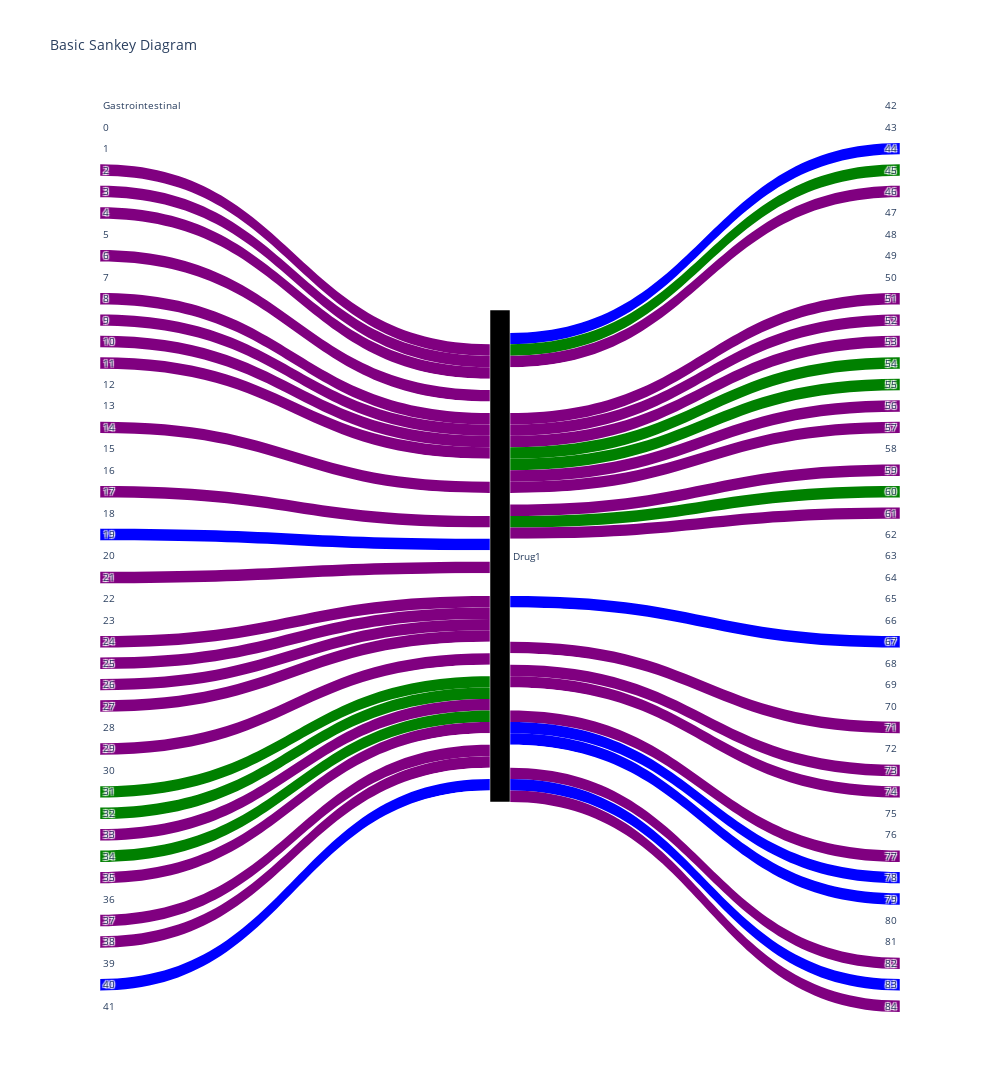

Notebook code cell kept with this figure:
### Code cell
classes = [random.randint(0,1) for num in range(86)]
mild = [20, 23, 41, 42, 45, 68, 79, 80, 81, 84]
moderate = [1, 2, 32, 33, 35, 46, 51, 55, 56, 61, 65, 71]
severe = [0, 19, 33]

fig = go.Figure(data=[go.Sankey(
    node = dict(
      pad = 10,
      thickness = 20,
      line = dict(color = 'white', width = 0.5),
      label = ['Drug1'] + ['Gastrointestinal'] + list(range(85)),
      color = ['black'] + ['white']*86
    ),

    link = dict(
      source = list(range(1,44))+ [0]*43,
        label = ['Test'] + ['Hello']*20,
      target = [0]*43 + list(range(44,87)),
        value = [random.randint(0,1)]*86,
        color = ['blue' if mild.count(x) != 0 and y == 1 else\
               'white' if mild.count(x) != 0 and y == 0 else\
               'green' if moderate.count(x) != 0 and y == 1 else\
               'white' if moderate.count(x) != 0 and y == 0 else \
                'purple' if y == 1 else\
                 'white' for x, y in enumerate(classes)]
    ))])

fig.update_layout(title_text="Basic Sankey Diagram", font_size=10, autosize=False, width=1000, height=1500,)
fig.show()

### Figure 1 — Plotly figure (JSON) as saved in the notebook; plotly's stock layout.template omitted (floating-point values rounded to 4 significant figures)
{"data": [{"link": {"color": ["white", "white", "white", "purple", "purple", "purple", "white", "purple", "white", "purple", "purple", "purple", "purple", "white", "white", "purple", "white", "white", "purple", "white", "blue", "white", "purple", "white", "white", "purple", "purple", "purple", "purple", "white", "purple", "white", "green", "green", "purple", "green", "purple", "white", "purple", "purple", "white", "blue", "white", "white", "white", "blue", "green", "purple", "white", "white", "white", "white", "purple", "purple", "purple", "green", "green", "purple", "purple", "white", "purple", "green", "purple", "white", "white", "white", "white", "white", "blue", "white", "white", "white", "purple", "white", "purple", "purple", "white", "white", "purple", "blue", "blue", "white", "white", "purple", "blue", "purple"], "label": ["Test", "Hello", "Hello", "Hello", "Hello", "Hello", "Hello", "Hello", "Hello", "Hello", "Hello", "Hello", "Hello", "Hello", "Hello", "Hello", "Hello", "Hello", "Hello", "Hello", "Hello"], "source": [1, 2, 3, 4, 5, 6, 7, 8, 9, 10, 11, 12, 13, 14, 15, 16, 17, 18, 19, 20, 21, 22, 23, 24, 25, 26, 27, 28, 29, 30, 31, 32, 33, 34, 35, 36, 37, 38, 39, 40, 41, 42, 43, 0, 0, 0, 0, 0, 0, 0, 0, 0, 0, 0, 0, 0, 0, 0, 0, 0, 0, 0, 0, 0, 0, 0, 0, 0, 0, 0, 0, 0, 0, 0, 0, 0, 0, 0, 0, 0, 0, 0, 0, 0, 0, 0], "target": [0, 0, 0, 0, 0, 0, 0, 0, 0, 0, 0, 0, 0, 0, 0, 0, 0, 0, 0, 0, 0, 0, 0, 0, 0, 0, 0, 0, 0, 0, 0, 0, 0, 0, 0, 0, 0, 0, 0, 0, 0, 0, 0, 44, 45, 46, 47, 48, 49, 50, 51, 52, 53, 54, 55, 56, 57, 58, 59, 60, 61, 62, 63, 64, 65, 66, 67, 68, 69, 70, 71, 72, 73, 74, 75, 76, 77, 78, 79, 80, 81, 82, 83, 84, 85, 86], "value": [1, 1, 1, 1, 1, 1, 1, 1, 1, 1, 1, 1, 1, 1, 1, 1, 1, 1, 1, 1, 1, 1, 1, 1, 1, 1, 1, 1, 1, 1, 1, 1, 1, 1, 1, 1, 1, 1, 1, 1, 1, 1, 1, 1, 1, 1, 1, 1, 1, 1, 1, 1, 1, 1, 1, 1, 1, 1, 1, 1, 1, 1, 1, 1, 1, 1, 1, 1, 1, 1, 1, 1, 1, 1, 1, 1, 1, 1, 1, 1, 1, 1, 1, 1, 1, 1]}, "node": {"color": ["black", "white", "white", "white", "white", "white", "white", "white", "white", "white", "white", "white", "white", "white", "white", "white", "white", "white", "white", "white", "white", "white", "white", "white", "white", "white", "white", "white", "white", "white", "white", "white", "white", "white", "white", "white", "white", "white", "white", "white", "white", "white", "white", "white", "white", "white", "white", "white", "white", "white", "white", "white", "white", "white", "white", "white", "white", "white", "white", "white", "white", "white", "white", "white", "white", "white", "white", "white", "white", "white", "white", "white", "white", "white", "white", "white", "white", "white", "white", "white", "white", "white", "white", "white", "white", "white", "white"], "label": ["Drug1", "Gastrointestinal", 0, 1, 2, 3, 4, 5, 6, 7, 8, 9, 10, 11, 12, 13, 14, 15, 16, 17, 18, 19, 20, 21, 22, 23, 24, 25, 26, 27, 28, 29, 30, 31, 32, 33, 34, 35, 36, 37, 38, 39, 40, 41, 42, 43, 44, 45, 46, 47, 48, 49, 50, 51, 52, 53, 54, 55, 56, 57, 58, 59, 60, 61, 62, 63, 64, 65, 66, 67, 68, 69, 70, 71, 72, 73, 74, 75, 76, 77, 78, 79, 80, 81, 82, 83, 84], "line": {"color": "white", "width": 0.5}, "pad": 10, "thickness": 20}, "type": "sankey"}], "layout": {"autosize": false, "font": {"size": 10}, "height": 1500, "title": {"text": "Basic Sankey Diagram"}, "width": 1000}}
